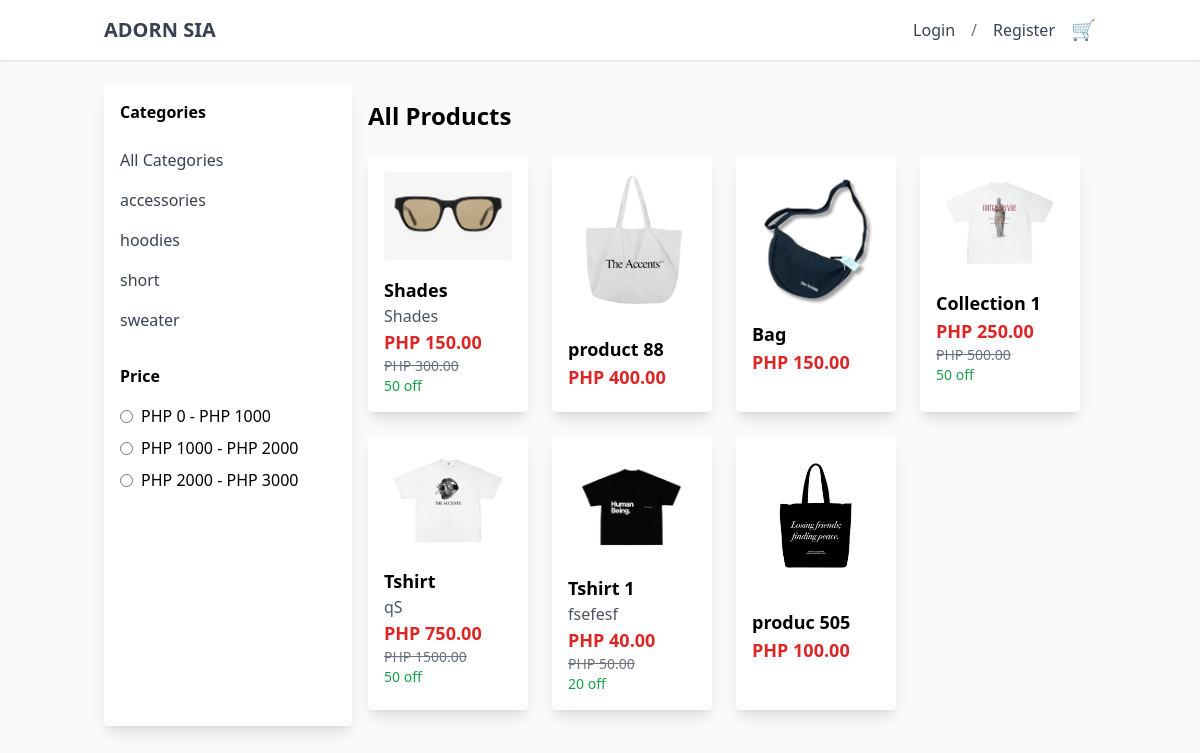
Before: / with the older database file.
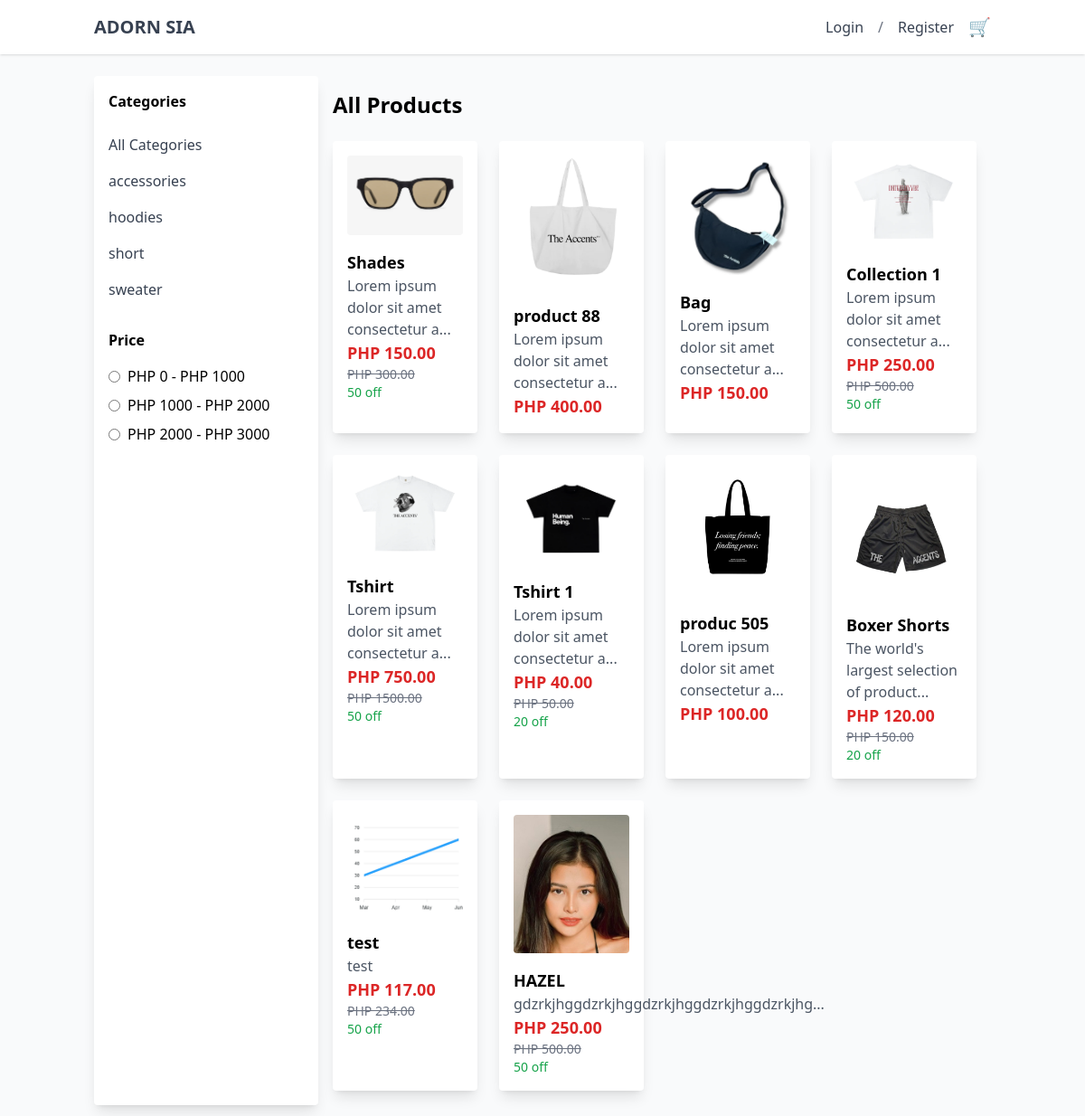
After: the same page with the newer database file.
### tables this page shows
CREATE TABLE `category` (
  `category_id` int(11) NOT NULL,
  `category_name` varchar(60) NOT NULL,
  `category_description` text NOT NULL,
  `status` int(11) NOT NULL DEFAULT 1 COMMENT '0=InActive 1=Active'
);

CREATE TABLE `product` (
  `prod_id` int(11) NOT NULL,
  `prod_code` varchar(60) NOT NULL,
  `prod_name` varchar(60) NOT NULL,
  `prod_currprice` decimal(10,2) NOT NULL,
  `prod_category_id` int(11) NOT NULL,
  `prod_critical` int(11) NOT NULL,
  `prod_description` text NOT NULL,
  `prod_promo_id` int(11) DEFAULT NULL,
  `prod_image` varchar(255) NOT NULL,
  `prod_added` datetime NOT NULL,
  `prod_status` int(11) NOT NULL DEFAULT 1 COMMENT '0=Not Active,\r\n1=Active,\r\n3=Archive',
  `product_stocks` int(11) NOT NULL
);

CREATE TABLE `promo` (
  `promo_id` int(11) NOT NULL,
  `promo_name` varchar(60) NOT NULL,
  `promo_description` text NOT NULL,
  `promo_rate` float NOT NULL,
  `promo_status` int(11) NOT NULL DEFAULT 1,
  `promo_expiration` date NOT NULL
);

### backend/db.php (called while the page is built, shortened)
<?php
class db_connect
{
    public $host = db_host;
    public $user = db_user;
    public $pass = db_pass;
    public $name = db_name;
    public function connect()
    {
        try {
            $this->conn = new mysqli($this->host, $this->user, $this->pass, $this->name);
        } catch (\Throwable $th) {
            header("Location:setup.php");
        }
    }
}

### backend/class.php (called while the page is built, shortened)
<?php
include ('db.php');
class global_class extends db_connect
{
    public function fetch_all_product(){
        $query = $this->conn->prepare("SELECT *
        FROM `product`
        LEFT JOIN category
        ON product.prod_category_id = category.category_id
        LEFT JOIN promo
        ON promo.promo_id  = product.prod_promo_id"
    );
        if ($query->execute()) {
            $result = $query->get_result();
            return $result;
        }
    }
    public function fetch_all_categories(){
        $query = $this->conn->prepare("SELECT *
        FROM category where status='1'"
    );
        if ($query->execute()) {
            $result = $query->get_result();
            return $result;
        }
    }
}

### backend/end-points/product_list.php (the view)
<h1 class="text-2xl font-semibold mb-6">All Products</h1>
<div class="grid grid-cols-2 md:grid-cols-3 lg:grid-cols-4 gap-6" id="product-grid">
    <?php
    $fetch_all_product = $db->fetch_all_product();
    foreach ($fetch_all_product as $product):
        $promo_rate_percentage = $product['promo_rate'] * 100;
        $discount_amount = $product['prod_currprice'] * $product['promo_rate'];
        $discounted_price = $product['prod_currprice'] - $discount_amount;
    ?>
    <div class="bg-white p-4 rounded shadow-lg transition-transform transform hover:scale-105 hover:shadow-2xl product-card" data-category-id="<?=$product['prod_category_id']?>" data-price="<?=$product['prod_currprice']?>">
        <a href="login.php">
            <img src="upload/<?=$product['prod_image']?>" alt="Product Image" class="w-full rounded mb-4 transition-transform hover:scale-105">
            <h2 class="font-semibold text-lg transition-colors hover:text-blue-500"><?=$product['prod_name']?></h2>
            <p class="text-gray-600 transition-colors hover:text-gray-800"><?= substr($product['prod_description'], 0, 40) . (strlen($product['prod_description']) > 40 ? '...' : '') ?></p>
            <?php if ($product['prod_promo_id']): ?>
                <p class="text-lg font-bold text-red-600">PHP <?=number_format($discounted_price, 2);?></p>
                <p class="text-sm text-gray-500 line-through">PHP <?=$product['prod_currprice']?></p>
                <p class="text-sm text-green-600"><?=$promo_rate_percentage?> off</p>
            <?php else: ?>
                <p class="text-lg font-bold text-red-600">PHP <?=number_format($product['prod_currprice'], 2);?></p>
            <?php endif; ?>
        </a>
    </div>
    <?php endforeach; ?>
</div>

### header.php (shortened to what this page needs)
<!DOCTYPE html>
<html lang="en">
<head>
  <script src="https://cdn.tailwindcss.com"></script>
  <link rel="stylesheet" href="https://cdnjs.cloudflare.com/ajax/libs/AlertifyJS/1.13.1/css/alertify.css" />
</head>
<body class="bg-gray-50">
 <header class="bg-white shadow">
  <div class="container mx-auto px-4 py-4 flex justify-between items-center">
    <div class="text-xl font-bold text-gray-800"><a href="index.php" class="text-gray-700 hover:text-blue-600 transition">ADORN SIA</a></div>
    <div class="flex items-center space-x-4">
      <a href="login.php" class="text-gray-700 hover:text-blue-600 transition">Login</a>
      <span class="text-gray-500">/</span>
      <a href="signup.php" class="text-gray-700 hover:text-blue-600 transition">Register</a>
      <a href="login.php" class="text-gray-700 hover:text-blue-600 transition text-xl">🛒</a>
    </div>
  </div>
</header>

### index.php (shortened to what this page needs)
<?php
include "header.php";
include('backend/class.php');
$db = new global_class();
?>
<div class="container mx-auto px-4 py-6 flex">
    <aside class="w-1/4 p-4 bg-white rounded shadow-lg">
        <h2 class="font-semibold mb-4">Categories</h2>
        <ul id="category-list">
            <li>
                <a href="#" class="block py-2 text-gray-700 hover:bg-gray-200 hover:text-gray-900 transition-colors duration-300 category-filter" data-category-id="all">
                    All Categories
                </a>
            </li>
            <?php
            $categories = $db->fetch_all_categories();
            foreach ($categories as $category):
                echo '
                    <li>
                        <a href="#" class="block py-2 text-gray-700 hover:bg-gray-200 hover:text-gray-900 transition-colors duration-300 category-filter" data-category-id="'.$category['category_id'].'">
                        '.$category['category_name'].'
                        </a>
                    </li>';
            endforeach;
            ?>
        </ul>
        <h2 class="font-semibold mt-6 mb-4">Price</h2>
        <div class="space-y-2">
            <label class="flex items-center">
                <input type="radio" name="price" class="mr-2 price-filter" data-price-range="0-1000">
                PHP 0 - PHP 1000
            </label>
            <label class="flex items-center">
                <input type="radio" name="price" class="mr-2 price-filter" data-price-range="1000-2000">
                PHP 1000 - PHP 2000
            </label>
            <label class="flex items-center">
                <input type="radio" name="price" class="mr-2 price-filter" data-price-range="2000-3000">
                PHP 2000 - PHP 3000
            </label>
        </div>
    </aside>
    <main class="w-3/4 p-4">
        <?php include "backend/end-points/product_list.php";?>
    </main>
</div>
<?php include "footer.php"; ?>

### footer.php (shortened to what this page needs)
</body>
</html>

Changed rows visible on the page:
changed product "Shades": prod_description "Shades" → "Lorem ipsum dolor sit amet consectetur a"; now shows "..."
changed product "product 88": prod_description (not shown) → "Lorem ipsum dolor sit amet consectetur a"
changed product "Bag": prod_description (not shown) → "Lorem ipsum dolor sit amet consectetur a"
changed product "Collection 1": prod_description (not shown) → "Lorem ipsum dolor sit amet consectetur a"
changed product "Tshirt": prod_description "qS" → "Lorem ipsum dolor sit amet consectetur a"; now shows "..."
changed product "Tshirt 1": prod_description "fsefesf" → "Lorem ipsum dolor sit amet consectetur a"; now shows "..."
changed product "produc 505": prod_description (not shown) → "Lorem ipsum dolor sit amet consectetur a"
added product: prod_image (picture), prod_name "Boxer Shorts", prod_description "The world's largest selection of product", prod_currprice.promo_rate "120.00", prod_currprice "150.00", promo.promo_rate "20"
added product: prod_image (picture), prod_name "test", prod_description "test", prod_currprice.promo_rate "117.00", prod_currprice "234.00", promo.promo_rate "50"
added product: prod_image (picture), prod_name "HAZEL", prod_description "gdzrkjhggdzrkjhggdzrkjhggdzrkjhggdzrkjhg", prod_currprice.promo_rate "250.00", prod_currprice "500.00", promo.promo_rate "50"
